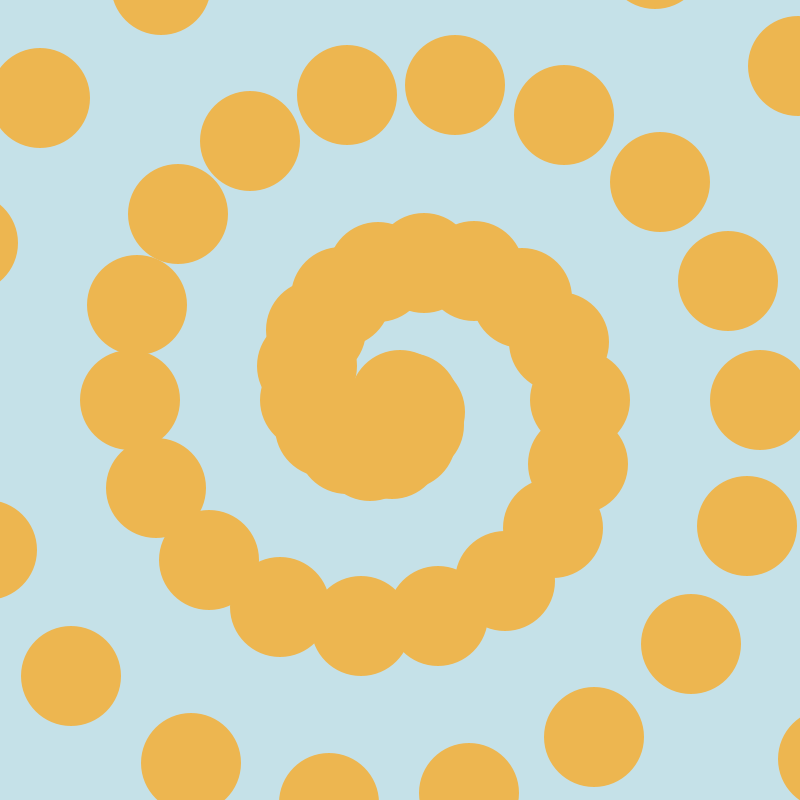
Frame 1 (no input)
Frame 60 (the mouse pressed at the canvas centre just before this capture): identical to frame 1, image omitted
Frame 120 (the mouse held since frame 60 and released just before this capture): identical to frame 1, image omitted

The Processing sketch that drew this single still picture (run headless with seeded random() and noise(); from frame 60 on, the mouse is pressed at the canvas centre):

// Processing sketch: sketch_09_04_wild_spiral_pde
// ── sketch_09_04_wild_spiral_pde.pde
color grey = #4c4c4c;
color white = #f1f1f1;
color black = #191919;
color yellow = #edb650;
color blue = #c5e1e8;

float size = 100;

int x;
int y;
int a;
int i;

void setup(){
  size(800, 800);
}

void draw() {
  background(blue);

  for (int i=0; i<800; i=i+10)
  {
    int x = (int)(i*cos(radians(2*i)))+width/2; 
    int y = (int)(i*sin(radians(2*i)))+height/2;
    ellipseMode(CENTER);
    fill(yellow);
    noStroke();
    ellipse(x, y, size, size); 

    for (int b=0; b<360; b=b+40)
    {
      int dx2 = (int)(30*cos(radians(b))); 
      int dy2 = (int)(30*sin(radians(b))); 
      noStroke();
      fill(yellow);
      ellipse(x+dx2, y+dy2, 5, 5);
    }
  }
}
